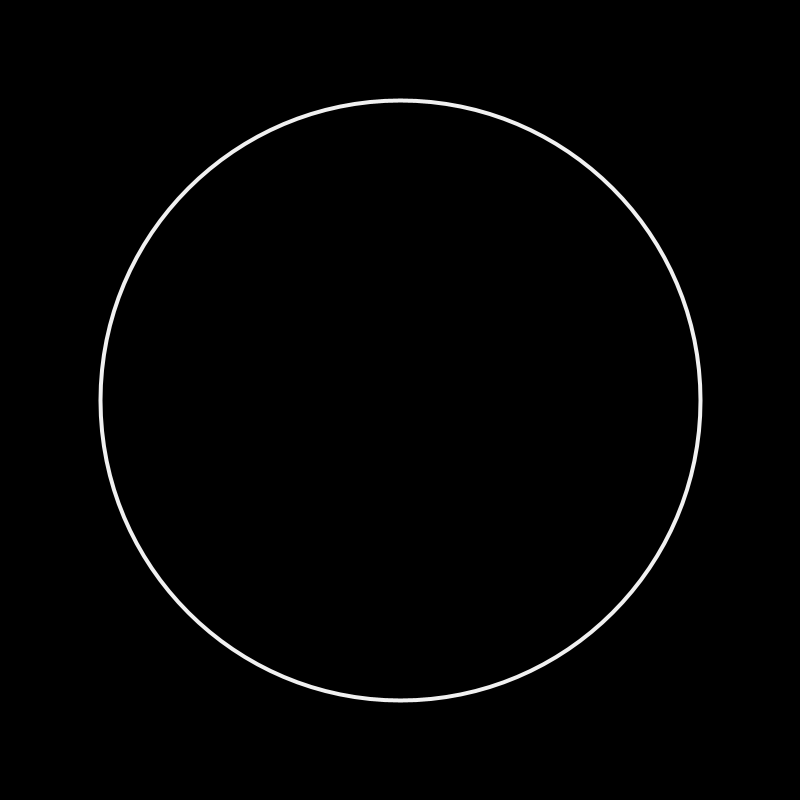
Frame 1 (no input)
Frame 60 (the mouse pressed at the canvas centre just before this capture): identical to frame 1, image omitted
Frame 120 (the mouse held since frame 60 and released just before this capture): identical to frame 1, image omitted

The Processing sketch that drew this single still picture (run headless with seeded random() and noise(); from frame 60 on, the mouse is pressed at the canvas centre):

// Processing sketch: Sketch_01
// ── Sketch_01.pde
void setup()
{
    size(800,800);
}

void draw()
{
    background(0);
    rectMode(CENTER);
    stroke(#f1f1f1);
    strokeWeight(4);
    noFill();

    ellipse(400, 400, 600, 600);
    
    save("frame.png");
}
